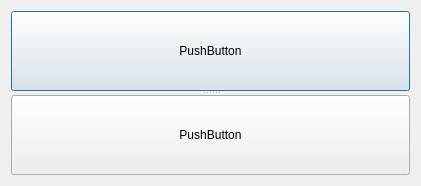
<?xml version="1.0" encoding="UTF-8"?>
<ui version="4.0">
 <class>Dialog</class>
 <widget class="QDialog" name="Dialog">
  <property name="geometry">
   <rect>
    <x>0</x>
    <y>0</y>
    <width>421</width>
    <height>186</height>
   </rect>
  </property>
  <property name="windowTitle">
   <string>Dialog</string>
  </property>
  <layout class="QVBoxLayout" name="verticalLayout">
   <item>
    <widget class="QSplitter" name="splitter">
     <property name="orientation">
      <enum>Qt::Vertical</enum>
     </property>
     <widget class="QPushButton" name="pushButton">
      <property name="text">
       <string>PushButton</string>
      </property>
     </widget>
     <widget class="QPushButton" name="pushButton_2">
      <property name="text">
       <string>PushButton</string>
      </property>
     </widget>
    </widget>
   </item>
  </layout>
 </widget>
 <resources/>
 <connections/>
</ui>
